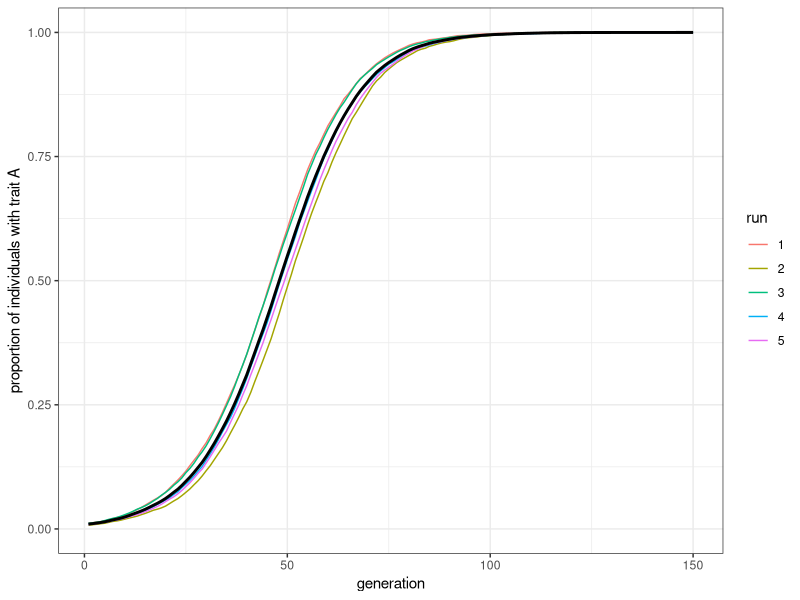
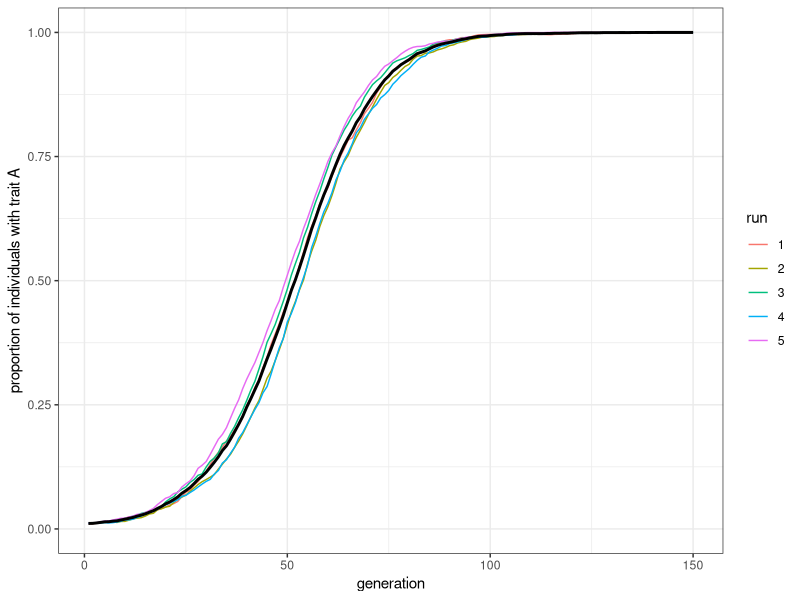
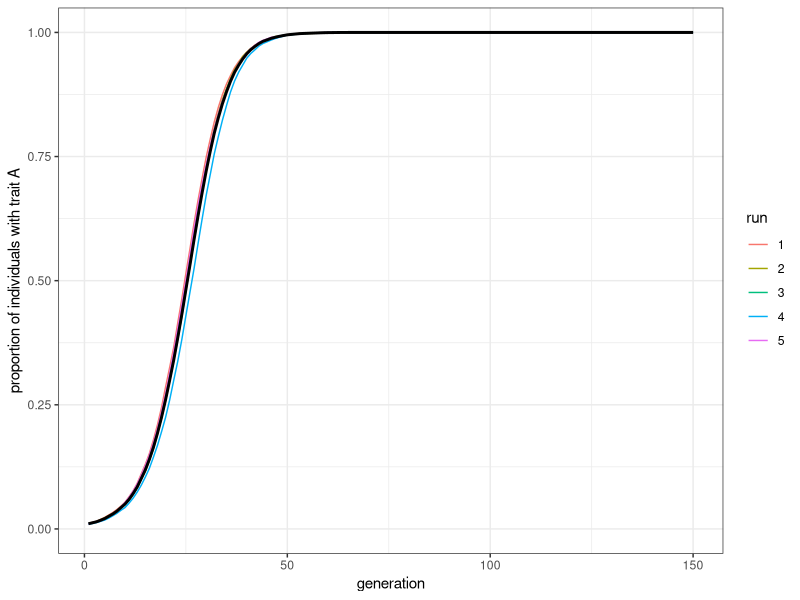

Reproduce these figures in R, in order.
## ---- chunk 1
library(tidyverse)

model_biased_transmission_direct <- function (
  population_size, 
  probability_a, 
  probability_b,
  initial_proportion_of_trait_a,
  generations,
  runs) {
  output <- tibble(
    run = factor(), 
    generation = numeric(), 
    proportion_of_trait_a = numeric()
  )
  for (run in 1:runs) {
    # 1回の試行の結果を保管するtibbleを初期化
    output_single_run <- tibble(
      run = rep(run, generations) |> as.factor(), 
      generation = 1:generations, 
      proportion_of_trait_a = rep(NA, generations)
    )
    # 第1世代
    population <- sample(
      c("A", "B"), 
      population_size, replace = TRUE, 
      prob = c(initial_proportion_of_trait_a, 1 - initial_proportion_of_trait_a)
    )
    # 第1世代のproportion_of_trait_aを計算
    proportion_of_trait_a <- sum(population == "A") / population_size
    output_single_run$proportion_of_trait_a[1] <- proportion_of_trait_a
    for (generation in 2:generations) {
      # 今世代の集団に属する個人は、それぞれデモンストレーターを前世代から適当に一人指名する
      demonstrator_trait <- sample(population, population_size, replace = TRUE)
      # バイアスのあるコピー確率でコピーするか否かを決める
      should_copy_a_everyone <- sample(
        c(TRUE, FALSE),
        population_size,
        prob = c(probability_a, 1 - probability_a),
        replace = TRUE
      )
      should_copy_b_everyone <- sample(
        c(TRUE, FALSE),
        population_size,
        prob = c(probability_b, 1 - probability_b),
        replace = TRUE
      )

      is_demonstrator_trait_a <- demonstrator_trait == "A"
      should_copy_a <- is_demonstrator_trait_a & should_copy_a_everyone
      should_copy_b <- !is_demonstrator_trait_a & should_copy_b_everyone
      if(length(should_copy_a) > 0) {
        population[should_copy_a] <- "A"}
      if(length(should_copy_b) > 0) {
        population[should_copy_b] <- "B"}
      # proportion_of_trait_aを計算し、tibbleのうち
      # proportion_of_trait_a列のgeneration行目に格納する
      output_single_run$proportion_of_trait_a[generation] <- 
      sum(population == "A") / population_size
    }
    # output tibbleの一番下に今回の試行の結果をbind_rows()関数で付け加える
    output <- bind_rows(output, output_single_run)
  }
  # 全試行の結果がひとつのoutputというtibbleに集約されたので、それを返り値としてエクスポートする
  output
}
## ---- chunk 2
plot_multiple_runs <- function(data) {
  ggplot(data = data, aes(x = generation, y = proportion_of_trait_a)) +
    geom_line(aes(colour = run)) +
    stat_summary(fun = mean, geom = "line", size = 1) +
    ylim(c(0, 1)) +
    theme_bw() +
    ylab("proportion of individuals with trait A")
}
## ---- chunk 3
model_biased_transmission_direct(
  population_size = 10000, 
  probability_a = 0.1, 
  probability_b = 0 , 
  initial_proportion_of_trait_a = 0.01, 
  generations = 150, 
  runs = 5) |>
  plot_multiple_runs()
## ---- chunk 4
model_biased_transmission_direct(
  population_size = 10000, 
  probability_a = 0.6, 
  probability_b = 0.5, 
  initial_proportion_of_trait_a = 0.01, 
  generations = 150, 
  runs = 5) |>
  plot_multiple_runs()
## ---- chunk 5
model_biased_transmission_direct(
  population_size = 10000, 
  probability_a = 0.2, 
  probability_b = 0, 
  initial_proportion_of_trait_a = 0.01, 
  generations = 150, 
  runs = 5) |>
  plot_multiple_runs()
